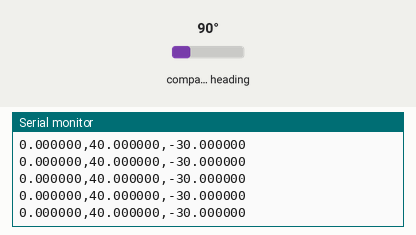
A sketch run on a simulated Arduino Uno, built with avr-gcc and run on an emulated ATmega328P. Parts: the last lines printed to the serial monitor. The test bench sets the inputs (shaded band); at power-on: compass heading 90°.

Above: at 1.7 s.
1.8 s: compass heading set to 7°
At 1.96 s:
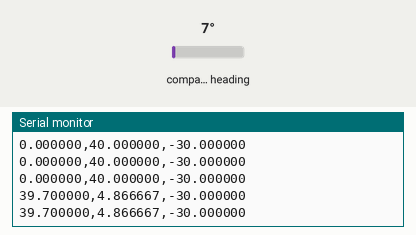
3.3 s: compass heading set to 180°
At 3.31 s:
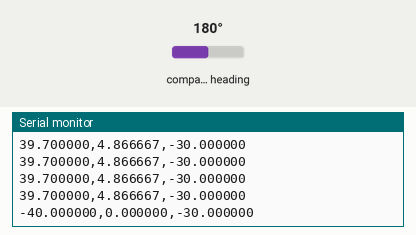
Timing chart, 0 to 6.3 s (numbered marks = the images above; inputs shaded):
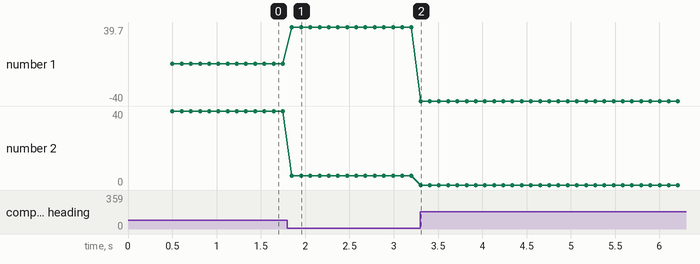

Measured:
- after the input at 1.8 s, the serial monitor: prints a new line after 0.05 s (image 1)
- after the input at 3.3 s, the serial monitor: prints a new line at once (image 2)
- plotted number 1: 0 → 39.7 after the input at 1.8 s, 39.7 → -40 after the input at 3.3 s
- plotted number 2: 40 → 4.87 after the input at 1.8 s

The sketch:

output-mag-data.ino
```cpp
#include <Wire.h>
#include <Adafruit_Sensor.h>
#include <Adafruit_HMC5883_U.h>

Adafruit_HMC5883_Unified mag = Adafruit_HMC5883_Unified(12345);

void setup() {
  Serial.begin(9600);
  if(!mag.begin())
  {
    Serial.println("No HMC5883 compass detected!");
    while(1);
  }
  sensor_t sensor;
  mag.getSensor(&sensor);
  Serial.begin(9600);
  delay(500);
}

void loop() {
  sensors_event_t event;
  mag.getEvent(&event);
  Serial.print(event.magnetic.x,6);
  Serial.print(",");
  Serial.print(event.magnetic.y,6);
  Serial.print(",");
  Serial.println(event.magnetic.z,6);
  delay(100);
}
```
